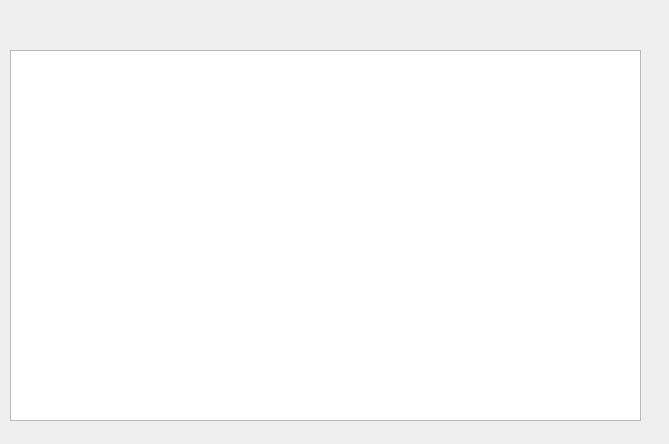
<?xml version="1.0" encoding="UTF-8"?>
<ui version="4.0">
 <class>EditorWindows</class>
 <widget class="QWidget" name="EditorWindows">
  <property name="geometry">
   <rect>
    <x>0</x>
    <y>0</y>
    <width>669</width>
    <height>444</height>
   </rect>
  </property>
  <property name="windowTitle">
   <string>Form</string>
  </property>
  <widget class="QTableView" name="tableView">
   <property name="geometry">
    <rect>
     <x>10</x>
     <y>50</y>
     <width>631</width>
     <height>371</height>
    </rect>
   </property>
  </widget>
 </widget>
 <resources/>
 <connections/>
</ui>
